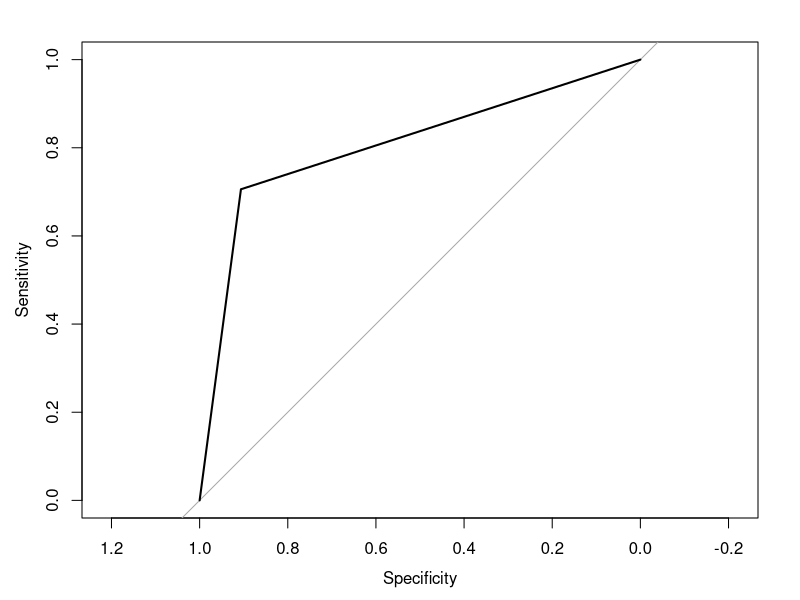
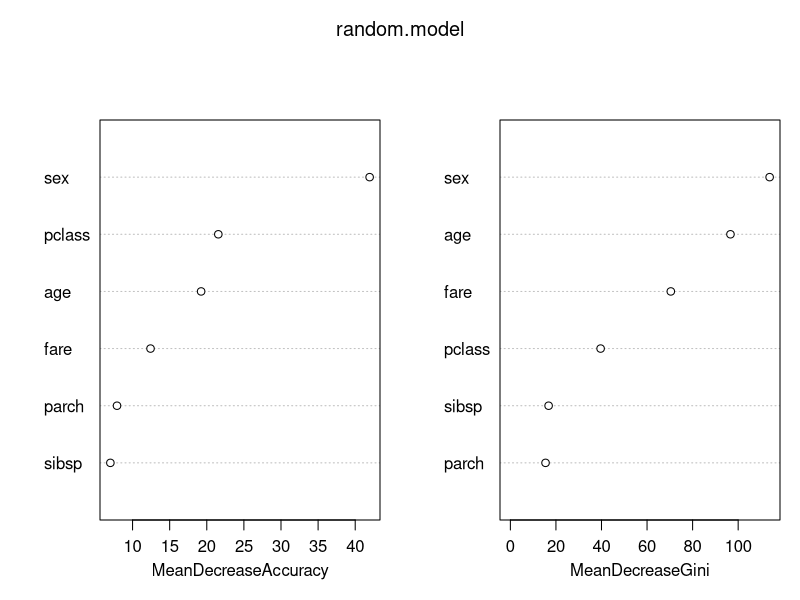
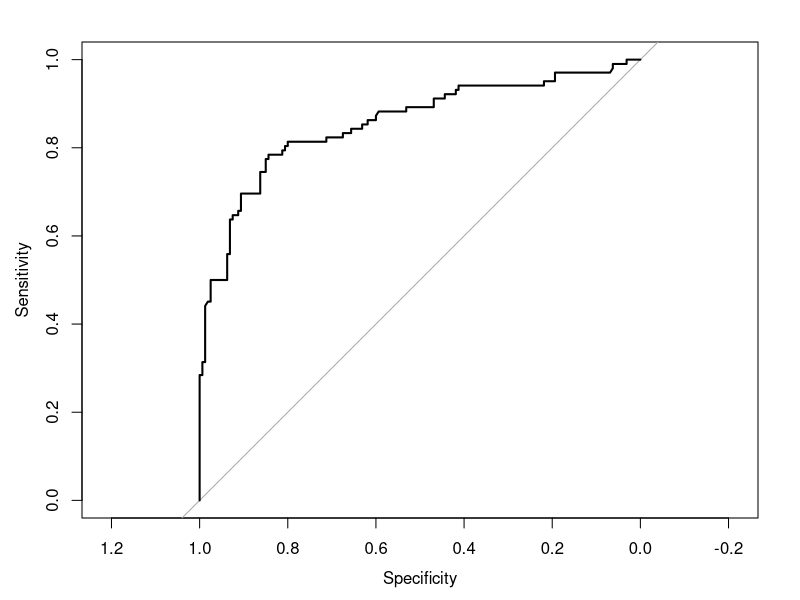
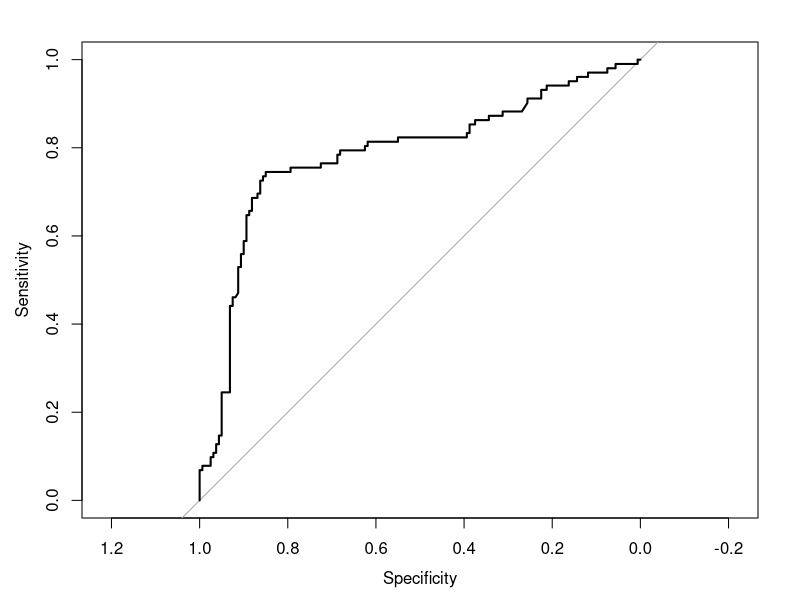
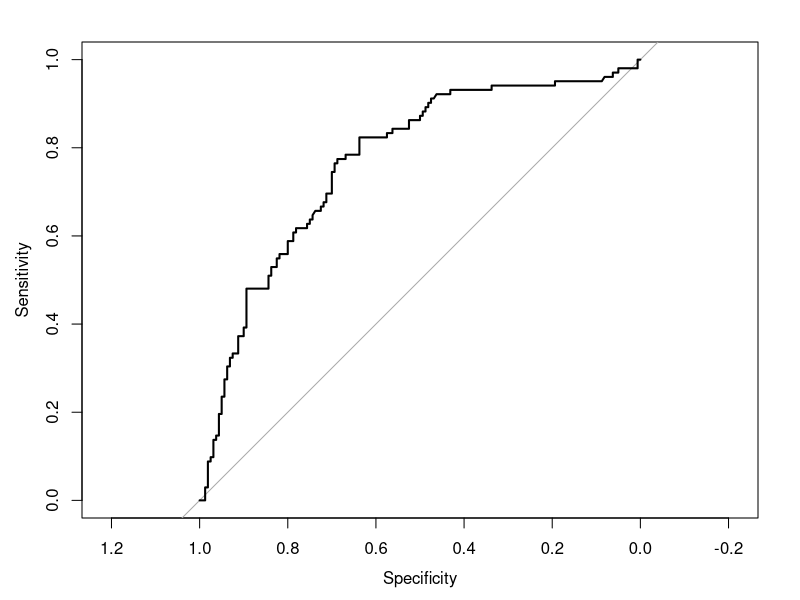

Here is the R script that generated these plots, in order:
## ---- chunk 1
library(caTools)
library(caret)
library(randomForest)
library(pROC)
library(e1071)
set.seed(1)
## ---- chunk 2
train.set = read.csv("Titanic.Train.csv")
test.set = read.csv("Titanic.Test.csv")
# summary(train.set)
# summary(test.set)
## ---- chunk 3
random.model = randomForest(as.factor(survived) ~ pclass + sex + age + sibsp + parch + fare, 
                      ntree = 100, data = train.set, proximity=TRUE, importance = TRUE)
random.model
random.predict = predict(random.model, test.set, probability = TRUE)
random.roc = roc(as.numeric(test.set$survived), as.numeric(random.predict))
plot(random.roc)
auc(random.roc)
confusionMatrix(data = random.predict, reference = as.factor(test.set$survived))
## ---- chunk 4
random.importance = importance(random.model)
random.importance
random.varPlot = varImpPlot(random.model, sort=TRUE)
## ---- chunk 5
log.model = train(survived ~ ., data = train.set, method = "glmnet", family="binomial")
summary(log.model)
varImp(log.model)
## ---- chunk 6
logistic.predict = predict(log.model, test.set, probability=TRUE)
logistic.roc = roc(as.numeric(test.set$survived), as.numeric(logistic.predict))
plot(logistic.roc)
logistic.predict.vals = as.factor(as.numeric(logistic.predict>0.5))
confusionMatrix(data = logistic.predict.vals, reference = as.factor(test.set$survived))
auc(logistic.roc)
## ---- chunk 7
linear.tune = tune(svm, survived ~ ., data = train.set, kernel="linear",
                   ranges = list(cost=c(0.001, 0.01, 0.1, 1),
                                 gamma=c(0.00001, 0.0001, 0.001, 0.01, 0.1)))
summary(linear.tune)
## ---- chunk 8
linear.svm = svm(survived ~ ., data = train.set, kernel = "linear",
                 cost = linear.tune$best.parameters$cost,
                 gamma = linear.tune$best.parameters$gamma, scale = FALSE)
summary(linear.svm)
## ---- chunk 9
radial.tune = tune(svm, survived ~ ., data = train.set, kernel="radial",
                   ranges = list(cost=c(0.001, 0.01, 0.1, 1, 5),
                                 gamma=c(0.001, 0.01, 0.1, 1, 5)))
summary(radial.tune)
## ---- chunk 10
radial.svm = svm(survived ~ ., data = train.set, kernel = "radial",
                 cost = radial.tune$best.parameters$cost,
                 gamma = radial.tune$best.parameters$gamma, scale = FALSE)
summary(radial.svm)
## ---- chunk 11
linear.svm.predict = predict(linear.svm, test.set, probability = TRUE)
linear.svm.roc = roc(as.numeric(test.set$survived), as.numeric(linear.svm.predict))
plot(linear.svm.roc)
linear.svm.predict.vals = as.factor(as.numeric(linear.svm.predict>0.5))
confusionMatrix(data = linear.svm.predict.vals, reference = as.factor(test.set$survived))
auc(linear.svm.roc)
## ---- chunk 12
radial.svm.predict = predict(radial.svm, test.set, probability = TRUE)
radial.svm.roc = roc(as.numeric(test.set$survived), as.numeric(radial.svm.predict))
plot(radial.svm.roc)
radial.svm.predict.vals = as.factor(as.numeric(radial.svm.predict>0.5))
confusionMatrix(data = radial.svm.predict.vals, reference = as.factor(test.set$survived))
auc(radial.svm.roc)
